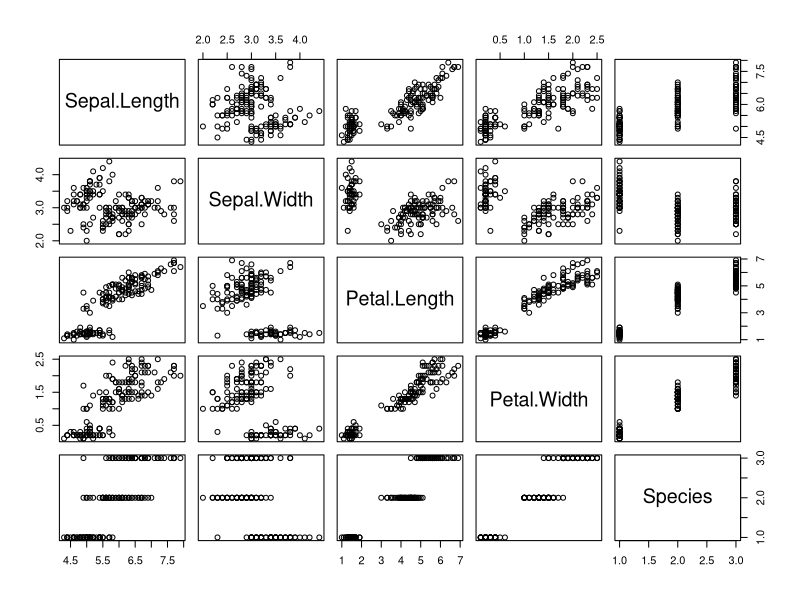
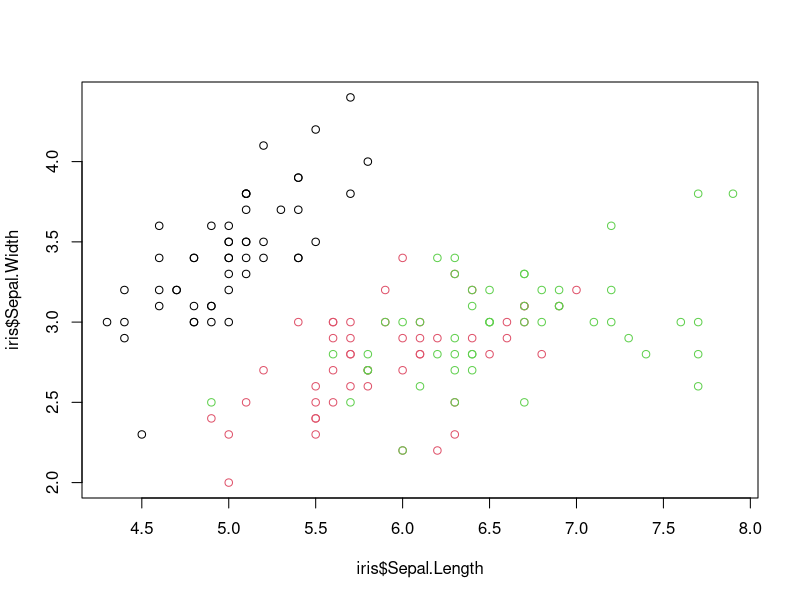
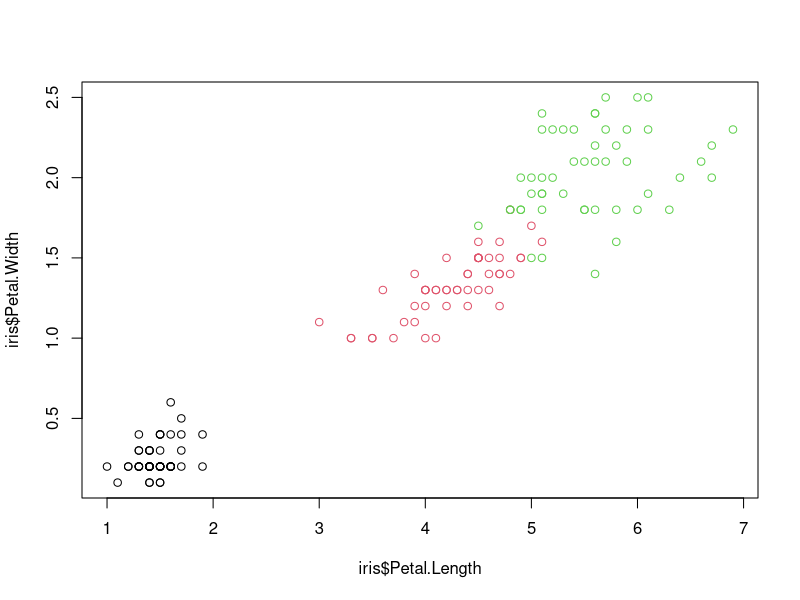
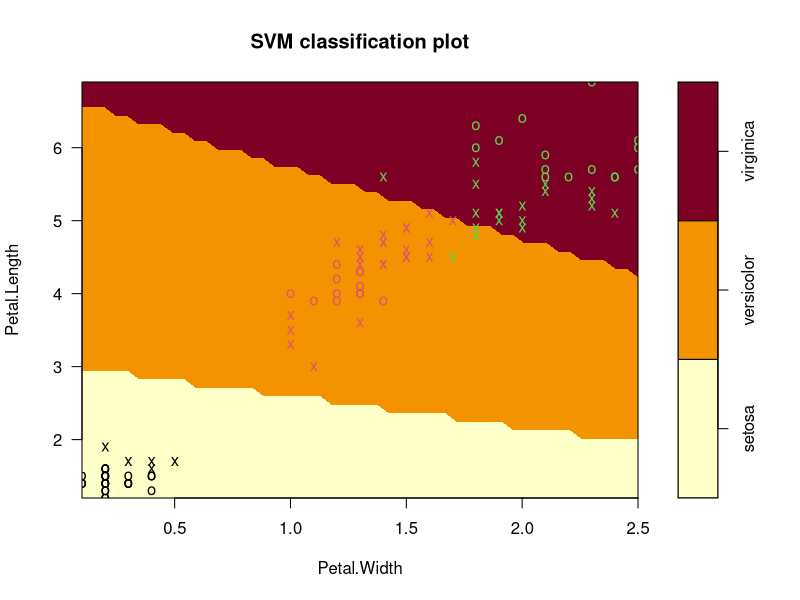
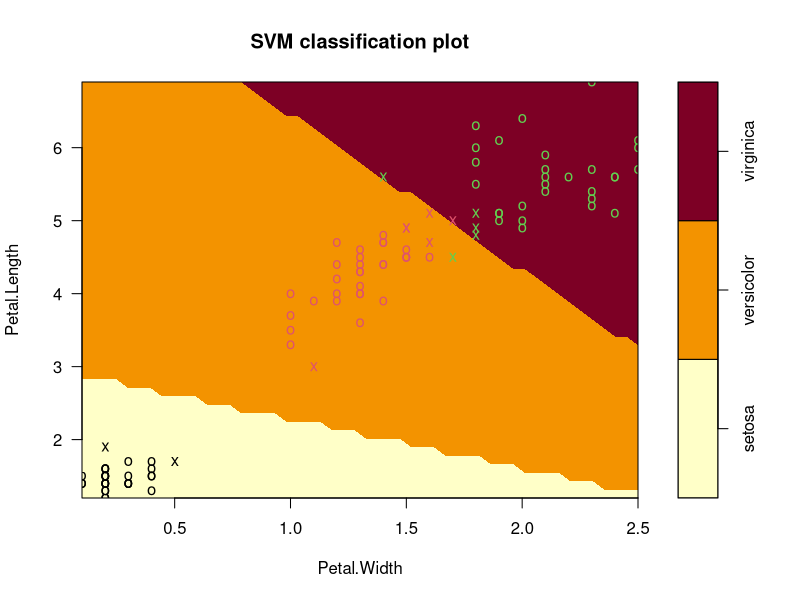
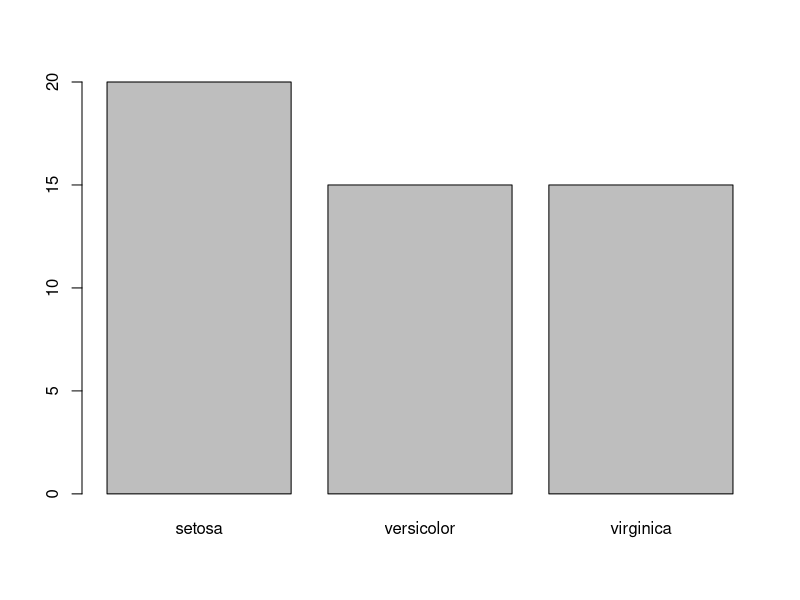

Reproduce these figures in R, in order.
library(e1071)

plot(iris)

head(iris)

# Sepal.Width - Species overlap hard to draw hyperplane
plot(iris$Sepal.Length, iris$Sepal.Width, col=iris$Species)
# Petal.Width - Less overlap + clearer cluster seperation
plot(iris$Petal.Length, iris$Petal.Width, col=iris$Species)

# Sample of 100 values between 1 & 150
s = sample(150, 100) 

col = c("Petal.Length", "Petal.Width", "Species")

iris.train = iris[s, col]
iris.test = iris[-s, col]

# As "linear", scale is FALSE
linear.svm.fit = svm(Species ~., data= iris.train, kernel="linear", cost = .1, scale= FALSE)

# View initial plot
plot(linear.svm.fit, iris.train)

# Cross validation
best.cost.param = tune(svm, Species ~., data=iris.train, kernel="linear", ranges=list(cost=c(0.001, 0.01, 0.1, 1, 10, 100)))
summary(best.cost.param)

# Aplly best cost paramater.. in this case 10
linear.svm.fit = svm(Species ~., data= iris.train, kernel="linear", cost = 10, scale= FALSE)


# View updated plot
plot(linear.svm.fit, iris.train) 

iris.prediction = predict(linear.svm.fit, iris.test, type="class")
plot(iris.prediction)

iris.test.species = iris.test[, 3]

table(iris.prediction, iris.test.species)

# Prediction accuracy varies between 92 -92% accuracy
mean(iris.prediction == iris.test.species) 

